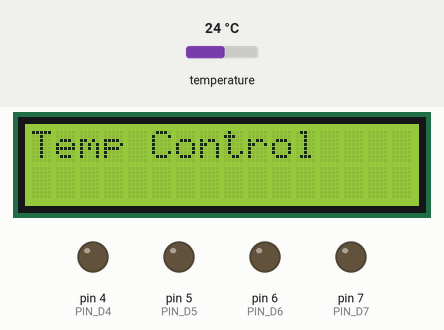
The sketch below on a simulated Arduino Uno, built with avr-gcc and run on an emulated ATmega328P. On the bench: 16×2 character LCD, output pins drawn as LEDs (lit = HIGH). The test bench sets the inputs (shaded band); at power-on: temperature 24 °C.

Above: at 2.2 s.
2.3 s: temperature set to 25.3 °C
At 3.1 s:
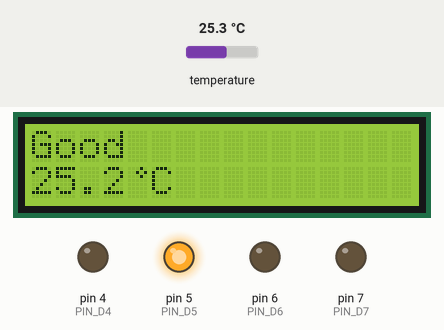
4.5 s: temperature set to 24.4 °C
At 6.4 s:
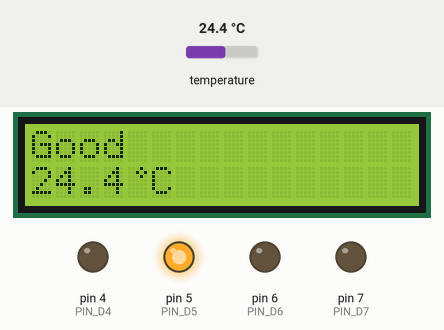
7.1 s: temperature set to 23.5 °C
At 8.6 s:
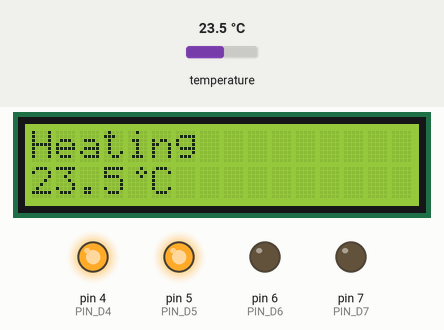
9.3 s: temperature set to 28 °C
At 10.8 s:
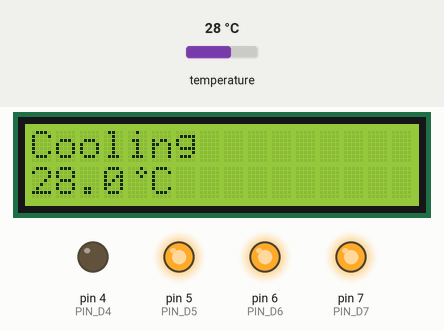
11.7 s: temperature set to 26 °C
13.9 s: temperature set to 25 °C
At 15.2 s:
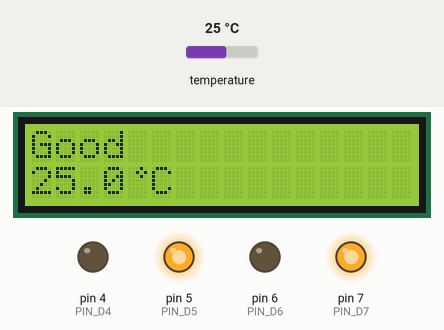
Timing chart, 0 to 27.0 s (numbered marks = the images above; inputs shaded):
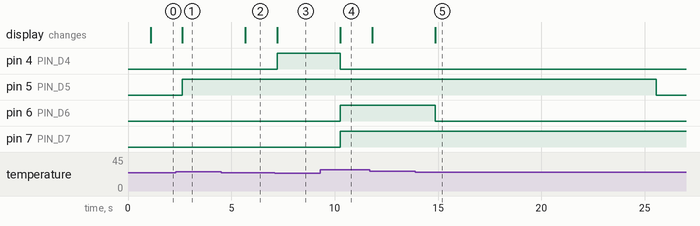

Measured:
- the behaviour switches between 24.4 and 24.5 °C on temperature (found by bisection; images 0 and 1)
- the behaviour switches between 24 and 23.9 °C on temperature (found by bisection; images 2 and 3)
- the behaviour switches between 25.6 and 25.5 °C on temperature (found by bisection; images 4 and 5)
- after the input at 2.3 s, pin 4 (PIN_D4): stays LOW (without the input it goes to HIGH after 0.33 s); the display: changes after 0.33 s (image 1)
- after the input at 4.5 s, the display: changes after 1.2 s (image 2)
- after the input at 7.1 s, pin 4 (PIN_D4): LOW → HIGH after 0.12 s; the display: changes after 0.12 s (image 3)
- after the input at 9.3 s, pin 4 (PIN_D4): HIGH → LOW after 0.98 s; pin 6 (PIN_D6), pin 7 (PIN_D7): LOW → HIGH after 0.98 s; the display: changes after 0.98 s (image 4)
- after the input at 13.9 s, pin 5 (PIN_D5): HIGH → LOW after 11.7 s; pin 6 (PIN_D6): HIGH → LOW after 0.97 s; the display: changes after 0.97 s (image 5)

The sketch:

with-tight-loose-temp-tolerance.ino
```cpp
#include <Wire.h>
#include <LiquidCrystal_I2C.h>
#include <OneWire.h>
#include <DallasTemperature.h>

// --- Pins ---editable
#define ONE_WIRE_BUS 3  //define digital pin to communicate with DS18B20
#define PIN_D4 4  //for ditital output
#define PIN_D5 5  //for ditital output
#define PIN_D6 6  //for ditital output
#define PIN_D7 7  //for ditital output

// --- OneWire and DS18B20 setup ---
OneWire oneWire(ONE_WIRE_BUS);
DallasTemperature sensors(&oneWire);

// --- LCD setup ---editable
LiquidCrystal_I2C lcd(0x27, 16, 2);

// --- Temperature settings ---editable
const float targetTemp = 25.0;
const float toleranceTight = 0.5;  // ±0.5 °C
const float toleranceLoose = 1.0;  // ±1.0 °C

// --- Timing variables ---
unsigned long actionStartTime = 0;
unsigned long d7HoldStart = 0;
unsigned long d5CycleStart = 0;

bool d7HoldActive = false;
bool d5HighPhase = true;

// --- Status tracking ---
String currentStatus = "";
String previousStatus = "";

// --- Functions ---
void createDegreeSymbol() {
  byte myChar[8] = {0x02,0x05,0x02,0,0,0,0,0};  //create the degree symbol
  lcd.createChar(0, myChar);
}

float getTemperature() {
  sensors.requestTemperatures();
  delay(750); // DS18B20 conversion!!!! important!!!!
  return sensors.getTempCByIndex(0);
}

String getStatus(float temp) {
  float lowTight = targetTemp - toleranceTight;  // 24.5
  float highTight = targetTemp + toleranceTight; // 25.5
  float lowLoose = targetTemp - toleranceLoose;  // 24.0
  float highLoose = targetTemp + toleranceLoose; // 26.0

  if (previousStatus != "Good") {
    // Enter Good only inside tight range
    if (temp >= lowTight && temp <= highTight) return "Good";
    else if (temp < lowTight) return "Heating";
    else return "Cooling";
  } else {
    // Already in Good → use loose hysteresis
    if (temp < lowLoose) return "Heating";
    else if (temp > highLoose) return "Cooling";
    else return "Good";
  }
}

void displayInfo(float temp, String status) {
  lcd.clear();
  lcd.setCursor(0,0);
  lcd.print(status);
  lcd.setCursor(0,1);
  lcd.print(temp,1);
  lcd.write(byte(0));
  lcd.print("C");
}

// --- Non-blocking output control ---
void updateOutputs(String status) {
  unsigned long now = millis();

  // --- Handle D7 5-minute hold after leaving Cooling ---
  if (previousStatus == "Cooling" && status != "Cooling" && !d7HoldActive) {
    d7HoldActive = true;
    d7HoldStart = now;
  }

  if (d7HoldActive) {
    if (status == "Cooling") d7HoldActive = false; // cancel hold
    else if (now - d7HoldStart >= 300000UL) { // 5 min
      digitalWrite(PIN_D7, LOW);
      d7HoldActive = false;
    } else {
      digitalWrite(PIN_D7, HIGH);
    }
  }

  // --- Handle outputs based on status ---
  if (status != previousStatus) {
    // Reset timers when status changes
    actionStartTime = now;
    d5CycleStart = now;
    d5HighPhase = true;
  }

  if (status == "Good") {                                            //1.inner fan cycle blowing   2. prevent from over-heat  3. hysteresis control
    digitalWrite(PIN_D4, LOW);
    digitalWrite(PIN_D6, LOW);
    if(!d7HoldActive) digitalWrite(PIN_D7, LOW);

    // D5 blinking cycle: 10s high / 30s low
    unsigned long elapsed = now - d5CycleStart;
    if (d5HighPhase && elapsed >= 10000UL) { // 10s high done
      d5HighPhase = false;
      d5CycleStart = now;
    } else if (!d5HighPhase && elapsed >= 30000UL) { // 30s low done
      d5HighPhase = true;
      d5CycleStart = now;
    }
    digitalWrite(PIN_D5, d5HighPhase ? HIGH : LOW);
  }
  else if (status == "Heating") {
    digitalWrite(PIN_D4, HIGH);
    digitalWrite(PIN_D5, HIGH);
    digitalWrite(PIN_D6, LOW);
    if(!d7HoldActive) digitalWrite(PIN_D7, LOW);
  }
  else if (status == "Cooling") {
    digitalWrite(PIN_D4, LOW);
    digitalWrite(PIN_D5, HIGH);
    digitalWrite(PIN_D6, HIGH);
    digitalWrite(PIN_D7, HIGH);
  }
}

// --- Setup ---
void setup() {
  pinMode(PIN_D4, OUTPUT);
  pinMode(PIN_D5, OUTPUT);
  pinMode(PIN_D6, OUTPUT);
  pinMode(PIN_D7, OUTPUT);

  sensors.begin();
  lcd.init();
  lcd.backlight();
  lcd.setCursor(0,0);
  lcd.print("Temp Control");
  delay(1000);
  createDegreeSymbol();
}

// --- Loop ---
void loop() {
  float temp = getTemperature();
  currentStatus = getStatus(temp);

  displayInfo(temp, currentStatus);
  updateOutputs(currentStatus);

  previousStatus = currentStatus;
}
```
